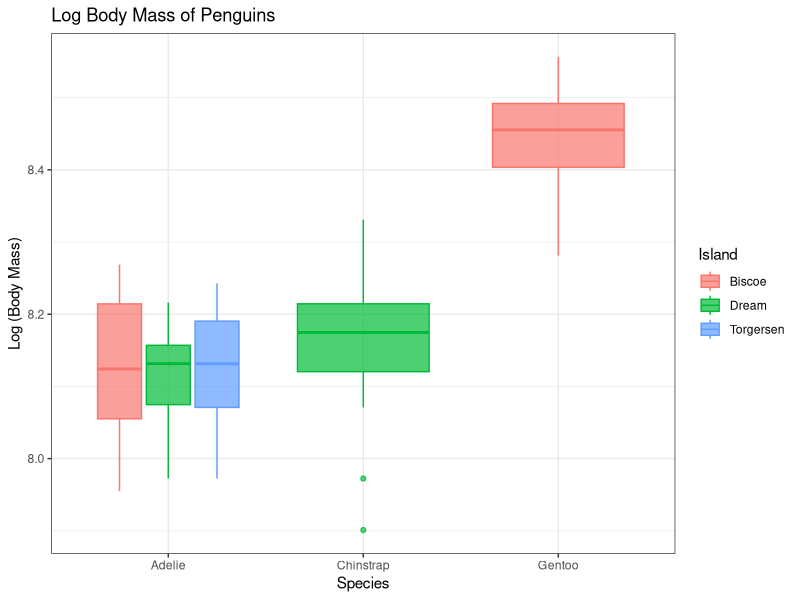

This chart was generated by the following R code: (Note: this script raises an error after producing the figure.)
#### Group practice wrangling data using dplyr ####
#### Created by: Natalie Beckman-Smith ####
#### Created on: 2021-02-15 ####
#### Updated on: 2021-02-15 ####
################################################################################

#### Load Libraries ####
library(palmerpenguins)
library(tidyverse)
library(here)

#### Load data ####
# The data is part of the package and is called penguins
glimpse(penguins)

#### Data Transformation ####
# Prompt 1 ####
penguins_summary <- penguins %>% #use penguin dataframe, assign to new dataframe
  drop_na(species) %>% #leave out any rows with "NA" in species column 
  drop_na(island) %>% #leave out any rows with "NA" in island column
  drop_na(sex) %>% #leave out any rows with "NA" in sex column
  group_by(species, island, sex) %>% #select data columns you want to group summary data by
  summarise(mean_body_mass_g = mean(body_mass_g, na.rm = TRUE), #give mean of body mass for selected groups with new name, without 'NA's 
            varience_body_mass_g = var(body_mass_g, na.rm = TRUE)) #give variance of body mass for selected groups with new name, without 'NA's 
view(penguins_summary) #open new data sheet with summary data 

# Prompt 2 ####
penguins_plot <- penguins %>% #use penguin dataframe, assign to new dataframe
  filter(sex != "male") %>% #exclude males 
  mutate(log_body_mass = log(body_mass_g)) %>% #create new column of log of the body mass
  select(species, island, sex, log_body_mass) %>% #select columns to remain in dataframe, can use to rename and order them as well
  ggplot(mapping = aes(x = species, #set up plot of species vs. log(body mass)
                       y = log_body_mass,
                       color = island, #separate and plot islands by color (colors outline of boxplots)
                       fill = island)) + #fill in boxplots with color as well
  geom_boxplot(alpha = 0.7) + #create boxplot, make fill slightly transparent so can see mean line
  labs(x = "Species", #give labels 
       y = "Log (Body Mass)",
       color = "Island", 
       fill = "Island" , 
       title = "Log Body Mass of Penguins" 
       ) +
  theme_bw() + #change aesthetic theme
  ggsave(here("Week_4","output","WranglingLabPenguinPlot.png"), #export plot as an image 
         width = 7, height = 5)

penguins_plot #view plot in R